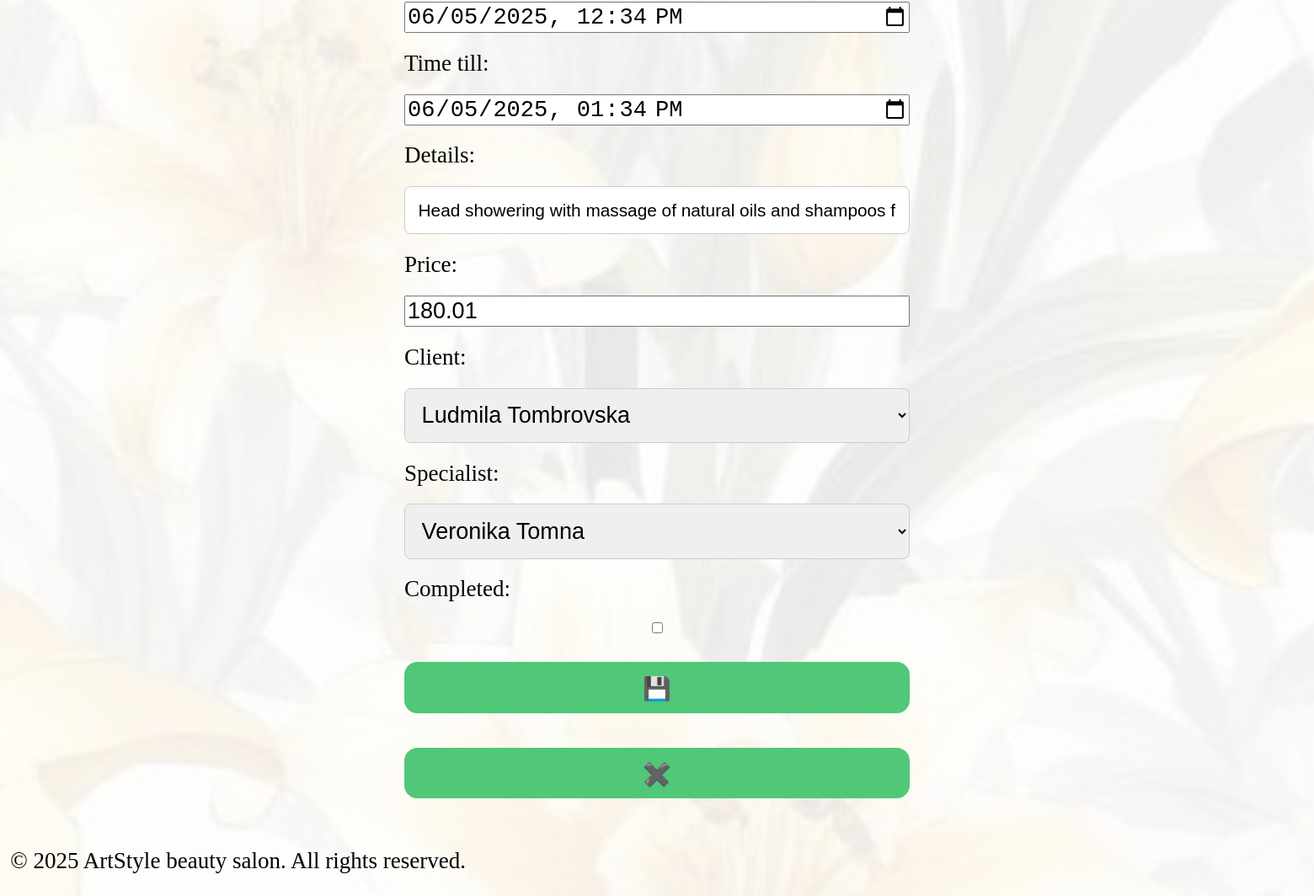
Before: /admin_appointments/ (signed in, lower part) with the older database file.
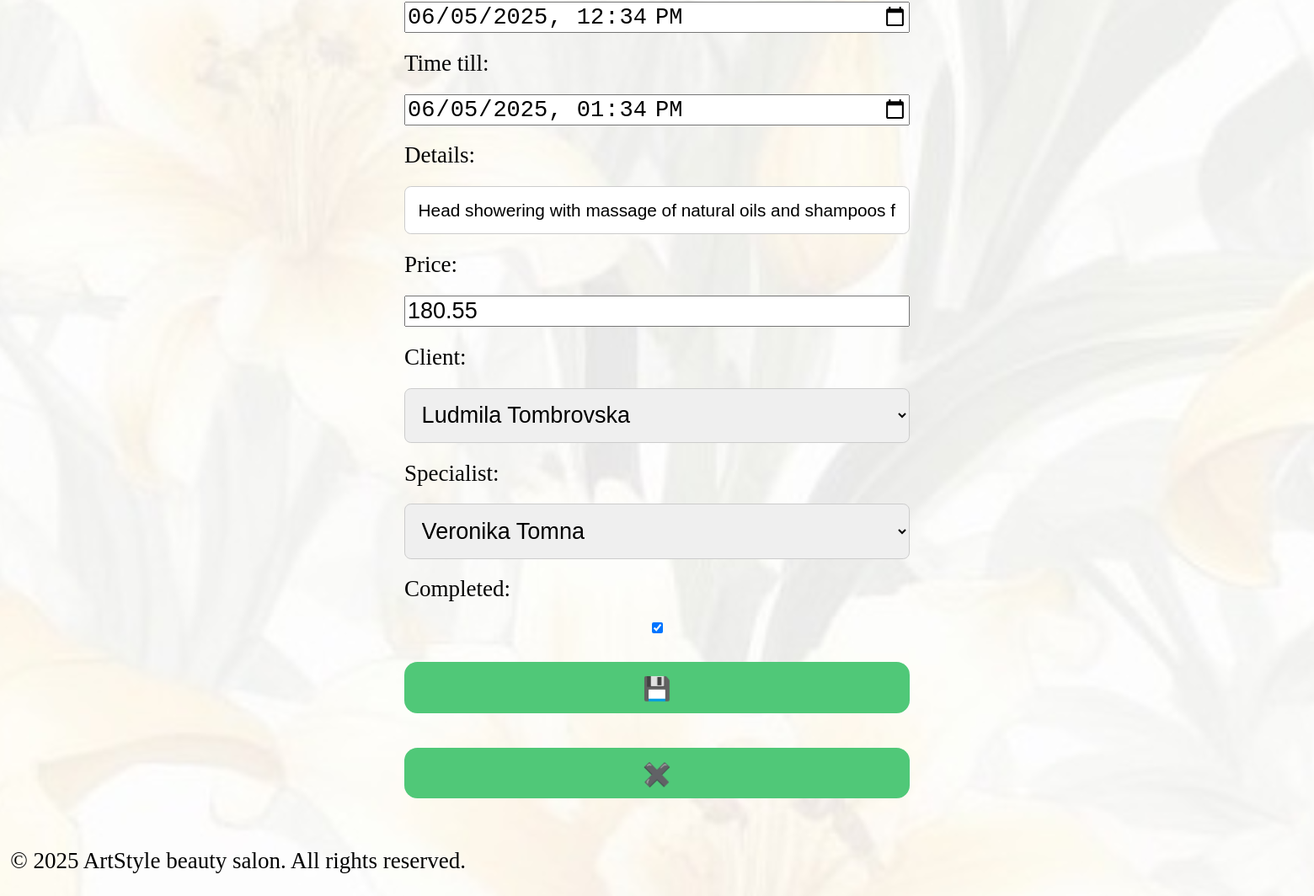
After: the same page with the newer database file.
### apps/core/models/appointment.py (models this page shows, shortened)
class Appointment(models.Model):
    id = models.BigAutoField(primary_key=True)  # BigAutoField for large amount of `id`s
    time_from = models.DateTimeField() # Date and time of beginning of visit
    time_till = models.DateTimeField() # Date and time of end of visit
    appointment_details = models.CharField(max_length=300) # Provided service
    price = models.DecimalField(max_digits=8, decimal_places=2, default=0.0)
    is_completed = models.BooleanField(False)  # Field to know if appointment passed and service completed
    client = models.ForeignKey('Client', on_delete=models.CASCADE)
    specialist = models.ForeignKey('Specialist', on_delete=models.CASCADE)
    service = models.ForeignKey('Service', on_delete=models.CASCADE)

### apps/core/models/client.py (models this page shows)
class Client(TimeStampedModel):
    id = models.AutoField(primary_key=True) # AutoField - тип поля для id
    photo = models.ImageField(upload_to='client_photos/', blank=True, null=True)  # field to save image of person; ClearableFileInput mentioned to delete file after choosing to delete
    surname = models.CharField(max_length=21)
    name = models.CharField(max_length=21)
    patronymic = models.CharField(max_length=21)
    birthday = models.DateField(validators=[validate_not_future])
    email = models.EmailField()
    gender = models.IntegerField(choices=Gender.choices) # Обираємо всі варіанти з `Gender.choices`
    address = models.OneToOneField("Address", on_delete=models.SET_NULL, null=True, blank=True)
    accounts = models.ManyToManyField("Account", related_name="clients")
    contacts = models.ManyToManyField("Contact", related_name="clients")
    def __str__(self):
        return (f"{self.id} "
                f"{self.surname} "
                f"{self.name} "
                f"{self.patronymic} "
                f"{self.birthday} "
                f"{self.email} "
                f"{self.gender} "
                f"{super().__str__()}" # Calling str from the base class (in our case `TimeStampedModel`)
                )

### apps/core/models/specialist.py (models this page shows)
class Specialist(models.Model):
    id = models.AutoField(primary_key=True)  # Autofield - тип поля для id
    surname = models.CharField(max_length=21)
    name = models.CharField(max_length=21)
    patronymic = models.CharField(max_length=21)
    birthday = models.DateField(validators=[validate_not_future])
    email = models.EmailField()
    gender = models.IntegerField(choices=Gender.choices)  # Обираємо всі варіанти з `Gender.choices`
    education = models.TextField(blank=True, null=True) # Worker education, skills and experience
    specialities = models.ManyToManyField("Speciality", related_name="specialists",)
    created_at = models.DateTimeField(
        auto_now_add=True)  # При створенні чи передачі даних моделі дата і час будуть записуватись в це поле
    updated_at = models.DateTimeField(auto_now=True)
    clients = models.ManyToManyField(Client, related_name="specialists")
    contacts = models.ManyToManyField("Contact", related_name="specialists")
    def __str__(self):
        return (f"{self.id} "
                f"{self.surname} "
                f"{self.name} "
                f"{self.patronymic} "
                f"{self.birthday} "
                f"{self.email} "
                f"{self.gender} "
                f"{self.education} "
                )

### apps/core/views.py (the view, shortened to what this page needs)
# urls.py: path('admin_appointments/', views.admin_appointments, name='admin_appointments')
@require_http_methods(['GET', 'POST'])
def admin_appointments(request):
    services = Service.objects.all()
    clients = Client.objects.all()
    specialists = Specialist.objects.all()
    appointments = Appointment.objects.all()
    context = {
        'services': services,
        'clients': clients,
        'specialists': specialists,
        'appointments': appointments,
    }
    return render(request, 'core/pages/admin_appointments.html', context)

### apps/core/models/base_models.py (called while the page is built)
    def __str__(self):
        return (f"{self.created_at}"
                f"{self.updated_at}"
                )

### apps/core/models/service.py (called while the page is built)
    def __str__(self):
        return (f"{self.id} "
                f"{self.service_title} "
                f"{self.service_description} "
                f"{self.service_price} "
                )

### apps/core/templates/core/pages/admin_appointments.html (shortened to what this page needs)
{% extends "base.html" %}
{% block content %}
{% for appointment in appointments %}
<br>
    <form method="post" class="form-center" enctype="multipart/form-data">
        <input type="datetime-local" name="time_from" id="time_from_{{ appointment.id }}"
               value="{{ appointment.time_from|date:'Y-m-d\\TH:i' }}">
        <label for="time_till_{{ appointment.id }}">Time till:</label>
        <input type="datetime-local" name="time_till" id="time_till_{{ appointment.id }}"
               value="{{ appointment.time_till|date:'Y-m-d\\TH:i' }}">
        <label for="appointment_details_{{ appointment.id }}">Details:</label>
        <input type="text" name="appointment_details" id="appointment_details_{{ appointment.id }}"
               value="{{ appointment.appointment_details }}">
        <label for="price_{{ appointment.id }}">Price:</label>
        <input type="number" min="1" step="0.01" name="price" id="price_{{ appointment.id }}"
               value="{{ appointment.price }}">
        <label for="client_{{ appointment.id }}">Client:</label>
        <select name="client" id="client_{{ appointment.id }}">
            {% for client in clients %}
                <option value="{{ client.id }}" {% if client.id == appointment.client.id %}selected{% endif %}>
                    {{ client.name }} {{ client.surname }}
                </option>
            {% endfor %}
        </select>
        <label for="specialist_{{ appointment.id }}">Specialist:</label>
        <select name="specialist" id="specialist_{{ appointment.id }}">
            {% for specialist in specialists %}
                <option value="{{ specialist.id }}" {% if specialist.id == appointment.specialist.id %}selected{% endif %}>
                    {{ specialist.name }} {{ specialist.surname }}
                </option>
            {% endfor %}
        </select>
        <label for="is_completed_{{ appointment.id }}">Completed:</label>
        <input type="checkbox" name="is_completed" id="is_completed_{{ appointment.id }}" {% if appointment.is_completed %}checked{% endif %}>
        <button type="submit" name="submit_appointment_update" value="{{ appointment.id }}">💾</button>
        <button type="submit" name="submit_appointment_delete" value="{{ appointment.id }}">✖</button>
    </form>
{% endfor %}
{% endblock content %}

Changed rows visible on the page:
changed Appointment "Head showering with massage of natural oils and shampoos for hair recovering": price "180.01" → "180.55"; is_completed "☐" → "☑"
